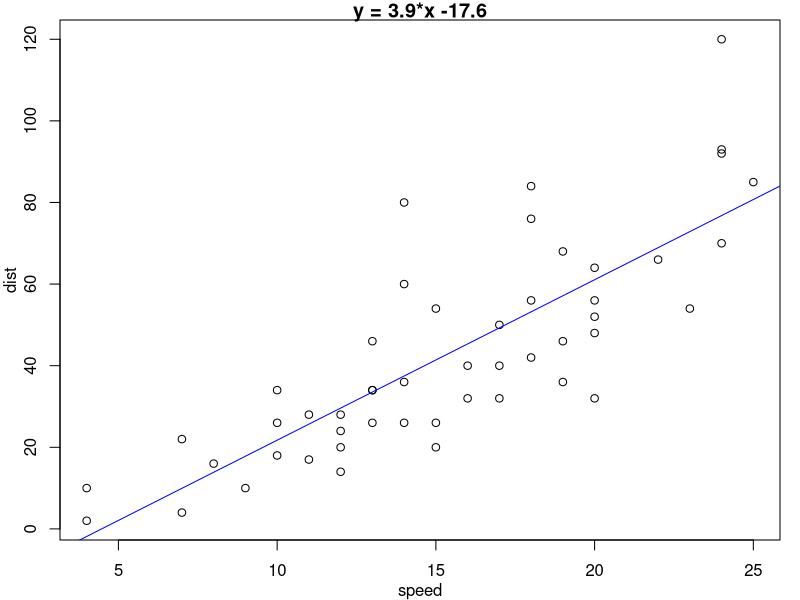

This chart was generated by the following R code:
par(mgp=c(2,1,0), mar=c(3,3,1,1))
# Fit regression line
require(stats)
reg<-lm(dist ~ speed, data = cars)
coeff=coefficients(reg)
# equation of the line : 
eq = paste0("y = ", round(coeff[2],1), "*x ", round(coeff[1],1))
# plot
plot(cars, main=eq)
abline(reg, col="blue")